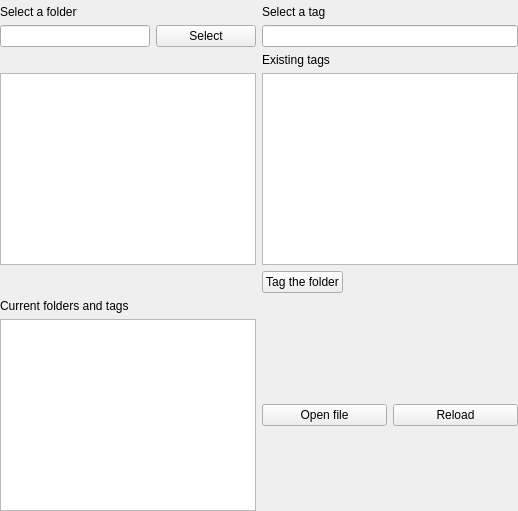
          <widget class="QWidget" name="tab_Tags">
           <attribute name="icon">
            <iconset theme="tag"/>
           </attribute>
           <attribute name="title">
            <string>Tags</string>
           </attribute>
           <attribute name="toolTip">
            <string>Tag folders for search and statistics</string>
           </attribute>
           <layout class="QGridLayout" name="gridLayout_12">
            <property name="leftMargin">
             <number>0</number>
            </property>
            <property name="topMargin">
             <number>5</number>
            </property>
            <property name="rightMargin">
             <number>0</number>
            </property>
            <property name="bottomMargin">
             <number>0</number>
            </property>
            <item row="0" column="0">
             <layout class="QGridLayout" name="Tags_gridLayout">
              <item row="2" column="1">
               <widget class="QLabel" name="Tags_label_ExistingTags">
                <property name="text">
                 <string>Existing tags</string>
                </property>
               </widget>
              </item>
              <item row="4" column="1">
               <widget class="QListView" name="Tags_listView_ExistingTags"/>
              </item>
              <item row="8" column="1">
               <layout class="QHBoxLayout" name="Tags_horizontalLayout">
                <item>
                 <widget class="QPushButton" name="Tags_pushButton_OpenTagsFile">
                  <property name="maximumSize">
                   <size>
                    <width>200</width>
                    <height>16777215</height>
                   </size>
                  </property>
                  <property name="toolTip">
                   <string>Reload the file storing the tags</string>
                  </property>
                  <property name="text">
                   <string>Open file</string>
                  </property>
                  <property name="icon">
                   <iconset theme="document-edit-sign"/>
                  </property>
                 </widget>
                </item>
                <item>
                 <widget class="QPushButton" name="Tags_pushButton_Reload">
                  <property name="maximumSize">
                   <size>
                    <width>200</width>
                    <height>16777215</height>
                   </size>
                  </property>
                  <property name="toolTip">
                   <string>Reload the file storing the tags</string>
                  </property>
                  <property name="text">
                   <string>Reload</string>
                  </property>
                  <property name="icon">
                   <iconset theme="view-refresh"/>
                  </property>
                 </widget>
                </item>
               </layout>
              </item>
              <item row="7" column="0">
               <widget class="QLabel" name="Tags_label_CurrentTags">
                <property name="text">
                 <string>Current folders and tags</string>
                </property>
               </widget>
              </item>
              <item row="0" column="1">
               <widget class="QLabel" name="Tags_label_SelectTag">
                <property name="text">
                 <string>Select a tag</string>
                </property>
               </widget>
              </item>
              <item row="4" column="0">
               <widget class="QTreeView" name="Tags_treeview_Explorer"/>
              </item>
              <item row="0" column="0">
               <widget class="QLabel" name="Tags_label_SelectFolder">
                <property name="text">
                 <string>Select a folder</string>
                </property>
               </widget>
              </item>
              <item row="1" column="0">
               <layout class="QHBoxLayout" name="Tags_horizontalLayout_SelectFolder">
                <item>
                 <widget class="QLineEdit" name="Tags_lineEdit_FolderPath"/>
                </item>
                <item>
                 <widget class="QPushButton" name="Tags_pushButton_PickFolder">
                  <property name="sizePolicy">
                   <sizepolicy hsizetype="Fixed" vsizetype="Fixed">
                    <horstretch>0</horstretch>
                    <verstretch>0</verstretch>
                   </sizepolicy>
                  </property>
                  <property name="minimumSize">
                   <size>
                    <width>100</width>
                    <height>0</height>
                   </size>
                  </property>
                  <property name="toolTip">
                   <string>Select a folder</string>
                  </property>
                  <property name="text">
                   <string>Select</string>
                  </property>
                  <property name="icon">
                   <iconset theme="edit-select"/>
                  </property>
                 </widget>
                </item>
               </layout>
              </item>
              <item row="1" column="1">
               <widget class="QLineEdit" name="Tags_lineEdit_TagName"/>
              </item>
              <item row="8" column="0">
               <widget class="QTreeView" name="Tags_treeView_FolderTags"/>
              </item>
              <item row="5" column="1">
               <layout class="QHBoxLayout" name="Tags_horizontalLayout_SelectFolder_2">
                <item>
                 <widget class="QPushButton" name="Tags_pushButton_TagFolder">
                  <property name="toolTip">
                   <string>Add the tag to this folder</string>
                  </property>
                  <property name="text">
                   <string>Tag the folder</string>
                  </property>
                  <property name="icon">
                   <iconset theme="tag"/>
                  </property>
                 </widget>
                </item>
                <item>
                 <spacer name="Tags_horizontalSpacer_7">
                  <property name="orientation">
                   <enum>Qt::Orientation::Horizontal</enum>
                  </property>
                  <property name="sizeHint" stdset="0">
                   <size>
                    <width>40</width>
                    <height>20</height>
                   </size>
                  </property>
                 </spacer>
                </item>
               </layout>
              </item>
             </layout>
            </item>
           </layout>
          </widget>
